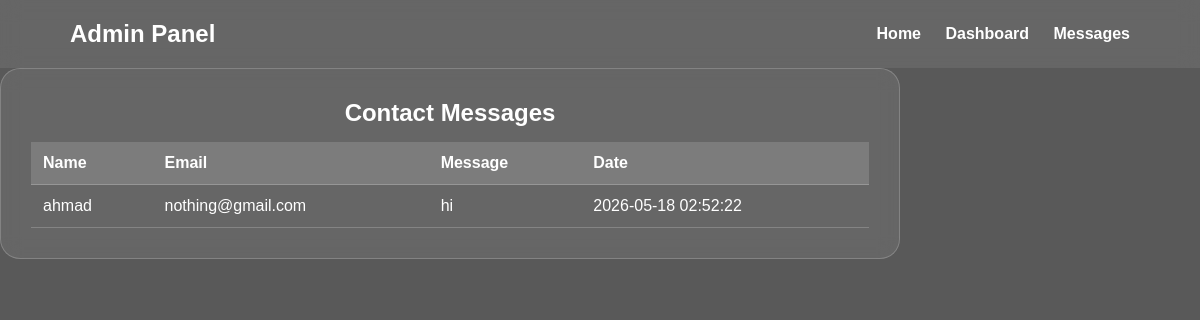
The app's page /admin_messages.php with its own data.
### tables this page shows
CREATE TABLE `contact_messages` (
  `id` int(11) NOT NULL,
  `name` varchar(100) DEFAULT NULL,
  `email` varchar(100) DEFAULT NULL,
  `message` text DEFAULT NULL,
  `created_at` datetime DEFAULT current_timestamp()
);

### admin_messages.php (the view, shortened to what this page needs)
<?php
include "db.php";
$sql = "select * from contact_messages order by id desc";
$result = mysqli_query($conn, $sql);
?>
<!DOCTYPE html>
<html>
<head>
    <link rel="stylesheet" href="style.css">
</head>
<body class="site-body">
<nav class="navbar">
    <h2>Admin Panel</h2>
    <div>
        <a href="index.php">Home</a>
        <a href="dashboard.php">Dashboard</a>
        <a href="admin_messages.php">Messages</a>
    </div>
</nav>
<div class="dashboard-box">
    <h2>Contact Messages</h2>
    <table>
        <tr>
            <th>Name</th>
            <th>Email</th>
            <th>Message</th>
            <th>Date</th>
        </tr>
        <?php while($row = mysqli_fetch_assoc($result)){ ?>
        <tr>
            <td><?php echo $row['name']; ?></td>
            <td><?php echo $row['email']; ?></td>
            <td><?php echo $row['message']; ?></td>
            <td><?php echo $row['created_at']; ?></td>
        </tr>
        <?php } ?>
    </table>
</div>
</body>
</html>

### style.css (style rules this page uses)
* { margin: 0; padding: 0; box-sizing: border-box; font-family: Arial, sans-serif; }
body { height: 100vh; display: flex; justify-content: center; align-items: center; background: linear-gradient(rgba(0,0,0,0.5), rgba(0,0,0,0.5)), url("https://images.unsplash.com/photo-1497366754035-f200968a6e72?q=80&w=2070"); background-size: cover; background-position: center; }
.dashboard-box { width: 900px; padding: 30px; background: rgba(255,255,255,0.08); border: 1px solid rgba(255,255,255,0.2); backdrop-filter: blur(10px); border-radius: 20px; color: white; }
.dashboard-box h2 { text-align: center; margin-bottom: 15px; }
table { width: 100%; border-collapse: collapse; margin-top: 15px; }
th, td { padding: 12px; border-bottom: 1px solid rgba(255,255,255,0.2); text-align: left; }
th { background: rgba(255,255,255,0.15); }
.site-body { min-height: 100vh; display: block; background: linear-gradient(rgba(0,0,0,0.65), rgba(0,0,0,0.65)), url("https://images.unsplash.com/photo-1497366754035-f200968a6e72?q=80&w=2070"); background-size: cover; background-position: center; color: white; }
.navbar { width: 100%; padding: 20px 70px; display: flex; justify-content: space-between; align-items: center; background: rgba(255,255,255,0.08); backdrop-filter: blur(10px); }
.navbar h2 { color: white; }
.navbar a { color: white; text-decoration: none; margin-left: 20px; font-weight: bold; }

### records on screen
contact_messages: name "ahmad", email "nothing@gmail.com", message "hi", created_at "2026-05-18 02:52:22"
